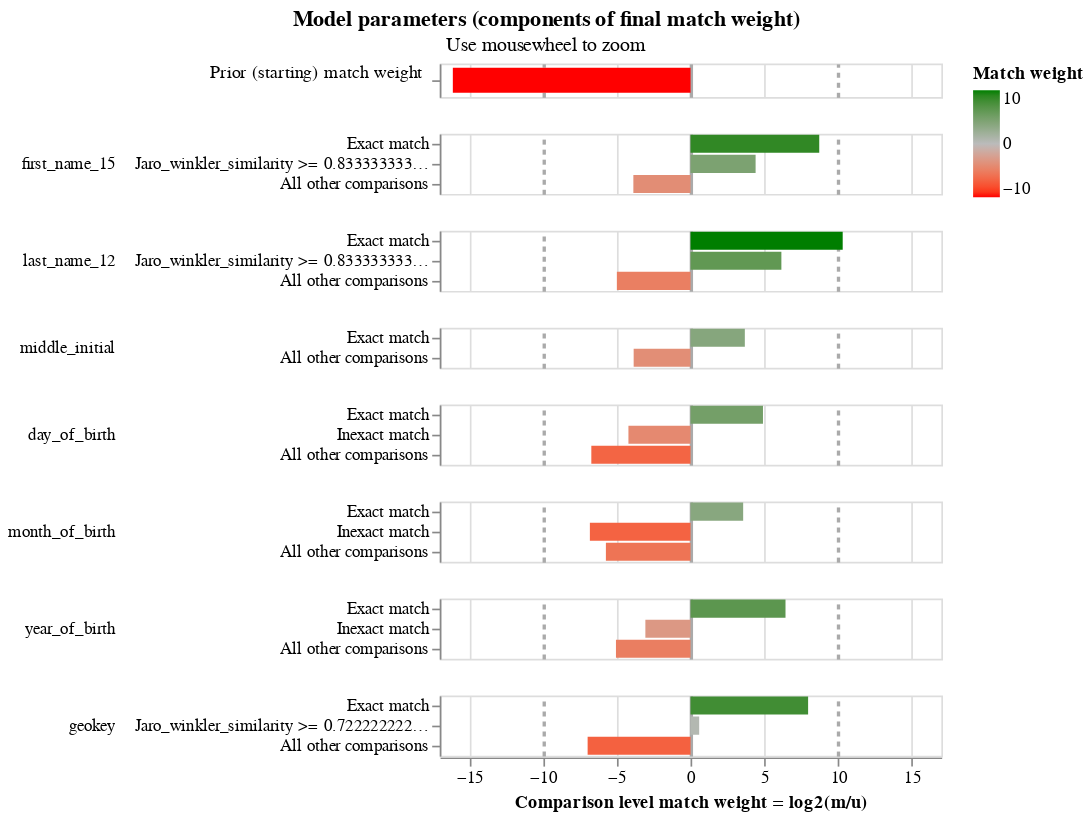

Source (notebook cell):
### Code cell
linker.match_weights_chart()

### Figure 1 — Vega-Lite specification as saved in the notebook (floating-point values rounded to 4 significant figures)
{"config": {"view": {"continuousWidth": 300, "continuousHeight": 300, "discreteHeight": 60, "discreteWidth": 400}, "header": {"title": null}, "mark": {"tooltip": null}, "title": {"anchor": "middle"}}, "vconcat": [{"mark": {"type": "bar", "clip": true, "height": 15}, "encoding": {"color": {"field": "log2_bayes_factor", "scale": {"domain": [-10, 0, 10], "interpolate": "lab", "range": ["red", "#bbbbbb", "green"]}, "title": "Match weight", "type": "quantitative"}, "tooltip": [{"field": "comparison_name", "title": "Comparison name", "type": "nominal"}, {"field": "probability_two_random_records_match", "format": ".4f", "title": "Probability two random records match", "type": "nominal"}, {"field": "log2_bayes_factor", "format": ",.4f", "title": "Equivalent match weight", "type": "quantitative"}, {"field": "bayes_factor_description", "title": "Match weight description", "type": "nominal"}], "x": {"axis": {"domain": false, "gridColor": {"condition": {"test": "abs(datum.value / 10)  <= 1 & datum.value % 10 === 0", "value": "#aaa"}, "value": "#ddd"}, "gridDash": {"condition": {"test": "abs(datum.value / 10) == 1", "value": [3]}, "value": null}, "gridWidth": {"condition": {"test": "abs(datum.value / 10)  <= 1 & datum.value % 10 === 0", "value": 2}, "value": 1}, "labels": false, "ticks": false, "title": ""}, "field": "log2_bayes_factor", "scale": {"domain": [-17, 17]}, "type": "quantitative"}, "y": {"axis": {"title": "Prior (starting) match weight", "titleAlign": "right", "titleAngle": 0, "titleFontWeight": "normal"}, "field": "label_for_charts", "sort": {"field": "comparison_vector_value", "order": "descending"}, "type": "nominal"}}, "height": 20, "transform": [{"filter": "(datum.comparison_name == 'probability_two_random_records_match')"}]}, {"mark": {"type": "bar", "clip": true}, "encoding": {"color": {"field": "log2_bayes_factor", "scale": {"domain": [-10, 0, 10], "interpolate": "lab", "range": ["red", "#bbbbbb", "green"]}, "title": "Match weight", "type": "quantitative"}, "row": {"field": "comparison_name", "header": {"labelAlign": "left", "labelAnchor": "middle", "labelAngle": 0}, "sort": {"field": "comparison_sort_order"}, "type": "nominal"}, "tooltip": [{"field": "comparison_name", "title": "Comparison name", "type": "nominal"}, {"field": "label_for_charts", "title": "Label", "type": "ordinal"}, {"field": "sql_condition", "title": "SQL condition", "type": "nominal"}, {"field": "m_probability", "format": ".4f", "title": "M probability", "type": "quantitative"}, {"field": "u_probability", "format": ".4f", "title": "U probability", "type": "quantitative"}, {"field": "bayes_factor", "format": ",.4f", "title": "Bayes factor = m/u", "type": "quantitative"}, {"field": "log2_bayes_factor", "format": ",.4f", "title": "Match weight = log2(m/u)", "type": "quantitative"}, {"field": "bayes_factor_description", "title": "Match weight description", "type": "nominal"}], "x": {"axis": {"gridColor": {"condition": {"test": "abs(datum.value / 10)  <= 1 & datum.value % 10 === 0", "value": "#aaa"}, "value": "#ddd"}, "gridDash": {"condition": {"test": "abs(datum.value / 10) == 1", "value": [3]}, "value": null}, "gridWidth": {"condition": {"test": "abs(datum.value / 10)  <= 1 & datum.value % 10 === 0", "value": 2}, "value": 1}, "title": "Comparison level match weight = log2(m/u)"}, "field": "log2_bayes_factor", "scale": {"domain": [-17, 17]}, "type": "quantitative"}, "y": {"axis": {"title": null}, "field": "label_for_charts", "sort": {"field": "comparison_vector_value", "order": "descending"}, "type": "nominal"}}, "height": {"step": 12}, "resolve": {"axis": {"y": "independent"}, "scale": {"y": "independent"}}, "transform": [{"filter": "(datum.comparison_name != 'probability_two_random_records_match')"}]}], "data": {"name": "data-ac7ec56ff74a13ac2e7119d19a1c3b9b"}, "params": [{"name": "mouse_zoom", "select": {"type": "interval", "encodings": ["x"]}, "bind": "scales", "views": []}], "resolve": {"axis": {"y": "independent"}, "scale": {"y": "independent"}}, "title": {"text": "Model parameters (components of final match weight)", "subtitle": "Use mousewheel to zoom"}, "$schema": "https://vega.github.io/schema/vega-lite/v5.9.3.json", "datasets": {"data-ac7ec56ff74a13ac2e7119d19a1c3b9b": [{"comparison_name": "probability_two_random_records_match", "sql_condition": null, "label_for_charts": "", "m_probability": null, "u_probability": null, "m_probability_description": null, "u_probability_description": null, "has_tf_adjustments": false, "tf_adjustment_column": null, "tf_adjustment_weight": null, "is_null_level": false, "bayes_factor": 1.412e-05, "log2_bayes_factor": -16.11, "comparison_vector_value": 0, "max_comparison_vector_value": 0, "bayes_factor_description": "The probability that two random records drawn at random match is 0.000 or one in  70,841.6 records.This is equivalent to a starting match weight of -16.112.", "probability_two_random_records_match": 1.412e-05, "comparison_sort_order": -1}, {"comparison_name": "first_name_15", "sql_condition": "\"first_name_15_l\" = \"first_name_15_r\"", "label_for_charts": "Exact match", "m_probability": 0.8585, "u_probability": 0.00203, "m_probability_description": "Amongst matching record comparisons, 85.85% of records are in the exact match comparison level", "u_probability_description": "Amongst non-matching record comparisons, 0.20% of records are in the exact match comparison level", "has_tf_adjustments": false, "tf_adjustment_column": null, "tf_adjustment_weight": 1.0, "is_null_level": false, "bayes_factor": 422.9, "log2_bayes_factor": 8.724, "comparison_vector_value": 2, "max_comparison_vector_value": 2, "bayes_factor_description": "If comparison level is `exact match` then comparison is 422.93 times more likely to be a match", "probability_two_random_records_match": 1.412e-05, "comparison_sort_order": 0}, {"comparison_name": "first_name_15", "sql_condition": "jaro_winkler_similarity(\"first_name_15_l\", \"first_name_15_r\") >= 0.8333333333333334", "label_for_charts": "Jaro_winkler_similarity >= 0.8333333333333334", "m_probability": 0.07376, "u_probability": 0.003468, "m_probability_description": "Amongst matching record comparisons, 7.38% of records are in the jaro_winkler_similarity >= 0.8333333333333334 comparison level", "u_probability_description": "Amongst non-matching record comparisons, 0.35% of records are in the jaro_winkler_similarity >= 0.8333333333333334 comparison level", "has_tf_adjustments": false, "tf_adjustment_column": null, "tf_adjustment_weight": 1.0, "is_null_level": false, "bayes_factor": 21.27, "log2_bayes_factor": 4.411, "comparison_vector_value": 1, "max_comparison_vector_value": 2, "bayes_factor_description": "If comparison level is `jaro_winkler_similarity >= 0.8333333333333334` then comparison is 21.27 times more likely to be a match", "probability_two_random_records_match": 1.412e-05, "comparison_sort_order": 0}, {"comparison_name": "first_name_15", "sql_condition": "ELSE", "label_for_charts": "All other comparisons", "m_probability": 0.06778, "u_probability": 0.9945, "m_probability_description": "Amongst matching record comparisons, 6.78% of records are in the all other comparisons comparison level", "u_probability_description": "Amongst non-matching record comparisons, 99.45% of records are in the all other comparisons comparison level", "has_tf_adjustments": false, "tf_adjustment_column": null, "tf_adjustment_weight": 1.0, "is_null_level": false, "bayes_factor": 0.06815, "log2_bayes_factor": -3.875, "comparison_vector_value": 0, "max_comparison_vector_value": 2, "bayes_factor_description": "If comparison level is `all other comparisons` then comparison is  14.67 times less likely to be a match", "probability_two_random_records_match": 1.412e-05, "comparison_sort_order": 0}, {"comparison_name": "last_name_12", "sql_condition": "\"last_name_12_l\" = \"last_name_12_r\"", "label_for_charts": "Exact match", "m_probability": 0.871, "u_probability": 0.0006842, "m_probability_description": "Amongst matching record comparisons, 87.10% of records are in the exact match comparison level", "u_probability_description": "Amongst non-matching record comparisons, 0.07% of records are in the exact match comparison level", "has_tf_adjustments": false, "tf_adjustment_column": null, "tf_adjustment_weight": 1.0, "is_null_level": false, "bayes_factor": 1273.0, "log2_bayes_factor": 10.31, "comparison_vector_value": 2, "max_comparison_vector_value": 2, "bayes_factor_description": "If comparison level is `exact match` then comparison is 1,273.06 times more likely to be a match", "probability_two_random_records_match": 1.412e-05, "comparison_sort_order": 1}, {"comparison_name": "last_name_12", "sql_condition": "jaro_winkler_similarity(\"last_name_12_l\", \"last_name_12_r\") >= 0.8333333333333334", "label_for_charts": "Jaro_winkler_similarity >= 0.8333333333333334", "m_probability": 0.09762, "u_probability": 0.001368, "m_probability_description": "Amongst matching record comparisons, 9.76% of records are in the jaro_winkler_similarity >= 0.8333333333333334 comparison level", "u_probability_description": "Amongst non-matching record comparisons, 0.14% of records are in the jaro_winkler_similarity >= 0.8333333333333334 comparison level", "has_tf_adjustments": false, "tf_adjustment_column": null, "tf_adjustment_weight": 1.0, "is_null_level": false, "bayes_factor": 71.39, "log2_bayes_factor": 6.158, "comparison_vector_value": 1, "max_comparison_vector_value": 2, "bayes_factor_description": "If comparison level is `jaro_winkler_similarity >= 0.8333333333333334` then comparison is 71.39 times more likely to be a match", "probability_two_random_records_match": 1.412e-05, "comparison_sort_order": 1}, {"comparison_name": "last_name_12", "sql_condition": "ELSE", "label_for_charts": "All other comparisons", "m_probability": 0.03133, "u_probability": 0.9979, "m_probability_description": "Amongst matching record comparisons, 3.13% of records are in the all other comparisons comparison level", "u_probability_description": "Amongst non-matching record comparisons, 99.79% of records are in the all other comparisons comparison level", "has_tf_adjustments": false, "tf_adjustment_column": null, "tf_adjustment_weight": 1.0, "is_null_level": false, "bayes_factor": 0.0314, "log2_bayes_factor": -4.993, "comparison_vector_value": 0, "max_comparison_vector_value": 2, "bayes_factor_description": "If comparison level is `all other comparisons` then comparison is  31.85 times less likely to be a match", "probability_two_random_records_match": 1.412e-05, "comparison_sort_order": 1}, {"comparison_name": "middle_initial", "sql_condition": "\"middle_initial_l\" = \"middle_initial_r\"", "label_for_charts": "Exact match", "m_probability": 0.936, "u_probability": 0.07301, "m_probability_description": "Amongst matching record comparisons, 93.60% of records are in the exact match comparison level", "u_probability_description": "Amongst non-matching record comparisons, 7.30% of records are in the exact match comparison level", "has_tf_adjustments": false, "tf_adjustment_column": null, "tf_adjustment_weight": 1.0, "is_null_level": false, "bayes_factor": 12.82, "log2_bayes_factor": 3.68, "comparison_vector_value": 1, "max_comparison_vector_value": 1, "bayes_factor_description": "If comparison level is `exact match` then comparison is 12.82 times more likely to be a match", "probability_two_random_records_match": 1.412e-05, "comparison_sort_order": 2}, {"comparison_name": "middle_initial", "sql_condition": "ELSE", "label_for_charts": "All other comparisons", "m_probability": 0.06405, "u_probability": 0.927, "m_probability_description": "Amongst matching record comparisons, 6.40% of records are in the all other comparisons comparison level", "u_probability_description": "Amongst non-matching record comparisons, 92.70% of records are in the all other comparisons comparison level", "has_tf_adjustments": false, "tf_adjustment_column": null, "tf_adjustment_weight": 1.0, "is_null_level": false, "bayes_factor": 0.06909, "log2_bayes_factor": -3.855, "comparison_vector_value": 0, "max_comparison_vector_value": 1, "bayes_factor_description": "If comparison level is `all other comparisons` then comparison is  14.47 times less likely to be a match", "probability_two_random_records_match": 1.412e-05, "comparison_sort_order": 2}, {"comparison_name": "day_of_birth", "sql_condition": "\"day_of_birth_l\" = \"day_of_birth_r\"", "label_for_charts": "Exact match", "m_probability": 0.9777, "u_probability": 0.03252, "m_probability_description": "Amongst matching record comparisons, 97.77% of records are in the exact match comparison level", "u_probability_description": "Amongst non-matching record comparisons, 3.25% of records are in the exact match comparison level", "has_tf_adjustments": false, "tf_adjustment_column": null, "tf_adjustment_weight": 1.0, "is_null_level": false, "bayes_factor": 30.07, "log2_bayes_factor": 4.91, "comparison_vector_value": 2, "max_comparison_vector_value": 2, "bayes_factor_description": "If comparison level is `exact match` then comparison is 30.07 times more likely to be a match", "probability_two_random_records_match": 1.412e-05, "comparison_sort_order": 3}, {"comparison_name": "day_of_birth", "sql_condition": "abs(day_of_birth_l - day_of_birth_r) <= 5", "label_for_charts": "Inexact match", "m_probability": 0.01597, "u_probability": 0.2955, "m_probability_description": "Amongst matching record comparisons, 1.60% of records are in the inexact match comparison level", "u_probability_description": "Amongst non-matching record comparisons, 29.55% of records are in the inexact match comparison level", "has_tf_adjustments": false, "tf_adjustment_column": null, "tf_adjustment_weight": 1.0, "is_null_level": false, "bayes_factor": 0.05405, "log2_bayes_factor": -4.21, "comparison_vector_value": 1, "max_comparison_vector_value": 2, "bayes_factor_description": "If comparison level is `inexact match` then comparison is  18.50 times less likely to be a match", "probability_two_random_records_match": 1.412e-05, "comparison_sort_order": 3}, {"comparison_name": "day_of_birth", "sql_condition": "ELSE", "label_for_charts": "All other comparisons", "m_probability": 0.006354, "u_probability": 0.672, "m_probability_description": "Amongst matching record comparisons, 0.64% of records are in the all other comparisons comparison level", "u_probability_description": "Amongst non-matching record comparisons, 67.20% of records are in the all other comparisons comparison level", "has_tf_adjustments": false, "tf_adjustment_column": null, "tf_adjustment_weight": 1.0, "is_null_level": false, "bayes_factor": 0.009455, "log2_bayes_factor": -6.725, "comparison_vector_value": 0, "max_comparison_vector_value": 2, "bayes_factor_description": "If comparison level is `all other comparisons` then comparison is  105.76 times less likely to be a match", "probability_two_random_records_match": 1.412e-05, "comparison_sort_order": 3}, {"comparison_name": "month_of_birth", "sql_condition": "\"month_of_birth_l\" = \"month_of_birth_r\"", "label_for_charts": "Exact match", "m_probability": 0.9869, "u_probability": 0.08324, "m_probability_description": "Amongst matching record comparisons, 98.69% of records are in the exact match comparison level", "u_probability_description": "Amongst non-matching record comparisons, 8.32% of records are in the exact match comparison level", "has_tf_adjustments": false, "tf_adjustment_column": null, "tf_adjustment_weight": 1.0, "is_null_level": false, "bayes_factor": 11.86, "log2_bayes_factor": 3.568, "comparison_vector_value": 2, "max_comparison_vector_value": 2, "bayes_factor_description": "If comparison level is `exact match` then comparison is 11.86 times more likely to be a match", "probability_two_random_records_match": 1.412e-05, "comparison_sort_order": 4}, {"comparison_name": "month_of_birth", "sql_condition": "abs(month_of_birth_l - month_of_birth_r) <= 3", "label_for_charts": "Inexact match", "m_probability": 0.003682, "u_probability": 0.4169, "m_probability_description": "Amongst matching record comparisons, 0.37% of records are in the inexact match comparison level", "u_probability_description": "Amongst non-matching record comparisons, 41.69% of records are in the inexact match comparison level", "has_tf_adjustments": false, "tf_adjustment_column": null, "tf_adjustment_weight": 1.0, "is_null_level": false, "bayes_factor": 0.008832, "log2_bayes_factor": -6.823, "comparison_vector_value": 1, "max_comparison_vector_value": 2, "bayes_factor_description": "If comparison level is `inexact match` then comparison is  113.23 times less likely to be a match", "probability_two_random_records_match": 1.412e-05, "comparison_sort_order": 4}, {"comparison_name": "month_of_birth", "sql_condition": "ELSE", "label_for_charts": "All other comparisons", "m_probability": 0.009369, "u_probability": 0.4998, "m_probability_description": "Amongst matching record comparisons, 0.94% of records are in the all other comparisons comparison level", "u_probability_description": "Amongst non-matching record comparisons, 49.98% of records are in the all other comparisons comparison level", "has_tf_adjustments": false, "tf_adjustment_column": null, "tf_adjustment_weight": 1.0, "is_null_level": false, "bayes_factor": 0.01875, "log2_bayes_factor": -5.737, "comparison_vector_value": 0, "max_comparison_vector_value": 2, "bayes_factor_description": "If comparison level is `all other comparisons` then comparison is  53.35 times less likely to be a match", "probability_two_random_records_match": 1.412e-05, "comparison_sort_order": 4}, {"comparison_name": "year_of_birth", "sql_condition": "\"year_of_birth_l\" = \"year_of_birth_r\"", "label_for_charts": "Exact match", "m_probability": 0.9604, "u_probability": 0.01109, "m_probability_description": "Amongst matching record comparisons, 96.04% of records are in the exact match comparison level", "u_probability_description": "Amongst non-matching record comparisons, 1.11% of records are in the exact match comparison level", "has_tf_adjustments": false, "tf_adjustment_column": null, "tf_adjustment_weight": 1.0, "is_null_level": false, "bayes_factor": 86.64, "log2_bayes_factor": 6.437, "comparison_vector_value": 2, "max_comparison_vector_value": 2, "bayes_factor_description": "If comparison level is `exact match` then comparison is 86.64 times more likely to be a match", "probability_two_random_records_match": 1.412e-05, "comparison_sort_order": 5}, {"comparison_name": "year_of_birth", "sql_condition": "abs(year_of_birth_l - year_of_birth_r) <= 5", "label_for_charts": "Inexact match", "m_probability": 0.01314, "u_probability": 0.1097, "m_probability_description": "Amongst matching record comparisons, 1.31% of records are in the inexact match comparison level", "u_probability_description": "Amongst non-matching record comparisons, 10.97% of records are in the inexact match comparison level", "has_tf_adjustments": false, "tf_adjustment_column": null, "tf_adjustment_weight": 1.0, "is_null_level": false, "bayes_factor": 0.1198, "log2_bayes_factor": -3.061, "comparison_vector_value": 1, "max_comparison_vector_value": 2, "bayes_factor_description": "If comparison level is `inexact match` then comparison is  8.35 times less likely to be a match", "probability_two_random_records_match": 1.412e-05, "comparison_sort_order": 5}, {"comparison_name": "year_of_birth", "sql_condition": "ELSE", "label_for_charts": "All other comparisons", "m_probability": 0.02645, "u_probability": 0.8792, "m_probability_description": "Amongst matching record comparisons, 2.64% of records are in the all other comparisons comparison level", "u_probability_description": "Amongst non-matching record comparisons, 87.92% of records are in the all other comparisons comparison level", "has_tf_adjustments": false, "tf_adjustment_column": null, "tf_adjustment_weight": 1.0, "is_null_level": false, "bayes_factor": 0.03008, "log2_bayes_factor": -5.055, "comparison_vector_value": 0, "max_comparison_vector_value": 2, "bayes_factor_description": "If comparison level is `all other comparisons` then comparison is  33.25 times less likely to be a match", "probability_two_random_records_match": 1.412e-05, "comparison_sort_order": 5}, {"comparison_name": "geokey", "sql_condition": "\"geokey_l\" = \"geokey_r\"", "label_for_charts": "Exact match", "m_probability": 0.6084, "u_probability": 0.002428, "m_probability_description": "Amongst matching record comparisons, 60.84% of records are in the exact match comparison level", "u_probability_description": "Amongst non-matching record comparisons, 0.24% of records are in the exact match comparison level", "has_tf_adjustments": false, "tf_adjustment_column": null, "tf_adjustment_weight": 1.0, "is_null_level": false, "bayes_factor": 250.6, "log2_bayes_factor": 7.969, "comparison_vector_value": 2, "max_comparison_vector_value": 2, "bayes_factor_description": "If comparison level is `exact match` then comparison is 250.63 times more likely to be a match", "probability_two_random_records_match": 1.412e-05, "comparison_sort_order": 6}, {"comparison_name": "geokey", "sql_condition": "jaro_winkler_similarity(\"geokey_l\", \"geokey_r\") >= 0.7222222222222222", "label_for_charts": "Jaro_winkler_similarity >= 0.7222222222222222", "m_probability": 0.3857, "u_probability": 0.2569, "m_probability_description": "Amongst matching record comparisons, 38.57% of records are in the jaro_winkler_similarity >= 0.7222222222222222 comparison level", "u_probability_description": "Amongst non-matching record comparisons, 25.69% of records are in the jaro_winkler_similarity >= 0.7222222222222222 comparison level", "has_tf_adjustments": false, "tf_adjustment_column": null, "tf_adjustment_weight": 1.0, "is_null_level": false, "bayes_factor": 1.501, "log2_bayes_factor": 0.5862, "comparison_vector_value": 1, "max_comparison_vector_value": 2, "bayes_factor_description": "If comparison level is `jaro_winkler_similarity >= 0.7222222222222222` then comparison is 1.50 times more likely to be a match", "probability_two_random_records_match": 1.412e-05, "comparison_sort_order": 6}, {"comparison_name": "geokey", "sql_condition": "ELSE", "label_for_charts": "All other comparisons", "m_probability": 0.005885, "u_probability": 0.7407, "m_probability_description": "Amongst matching record comparisons, 0.59% of records are in the all other comparisons comparison level", "u_probability_description": "Amongst non-matching record comparisons, 74.07% of records are in the all other comparisons comparison level", "has_tf_adjustments": false, "tf_adjustment_column": null, "tf_adjustment_weight": 1.0, "is_null_level": false, "bayes_factor": 0.007946, "log2_bayes_factor": -6.976, "comparison_vector_value": 0, "max_comparison_vector_value": 2, "bayes_factor_description": "If comparison level is `all other comparisons` then comparison is  125.86 times less likely to be a match", "probability_two_random_records_match": 1.412e-05, "comparison_sort_order": 6}]}}
